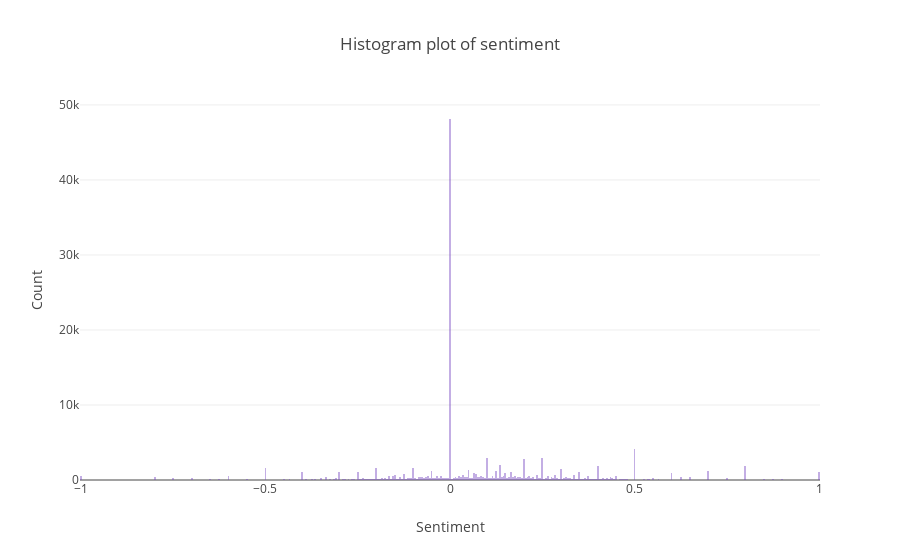

The notebook cell saved with this chart:
### Markdown cell above
## Histogram plot of sentiment

### Code cell
trace1 = go.Histogram(
    x = twitter_data['sentiment'],
    opacity=0.75,
    name = "Sentiment",
    marker=dict(color='rgba(122, 75, 196, 0.6)'))

data = [trace1]
layout = go.Layout(barmode='overlay',
                   title='Histogram plot of sentiment',
                   xaxis=dict(title='Sentiment'),
                   yaxis=dict( title='Count'),
)
fig = go.Figure(data=data, layout=layout)
iplot(fig)

### Figure 1 — Plotly figure (JSON) as saved in the notebook; plotly's stock layout.template omitted (floating-point values rounded to 4 significant figures; data arrays with more than 128 entries replaced by an {"elided": "..."} marker saying what was removed)
{"data": [{"marker": {"color": "rgba(122, 75, 196, 0.6)"}, "name": "Sentiment", "opacity": 0.75, "type": "histogram", "uid": "a3cfac67-8c91-4f35-a662-53491580952b", "x": {"elided": "135380 float values"}}], "layout": {"barmode": "overlay", "title": {"text": "Histogram plot of sentiment"}, "xaxis": {"title": {"text": "Sentiment"}}, "yaxis": {"title": {"text": "Count"}}}}
